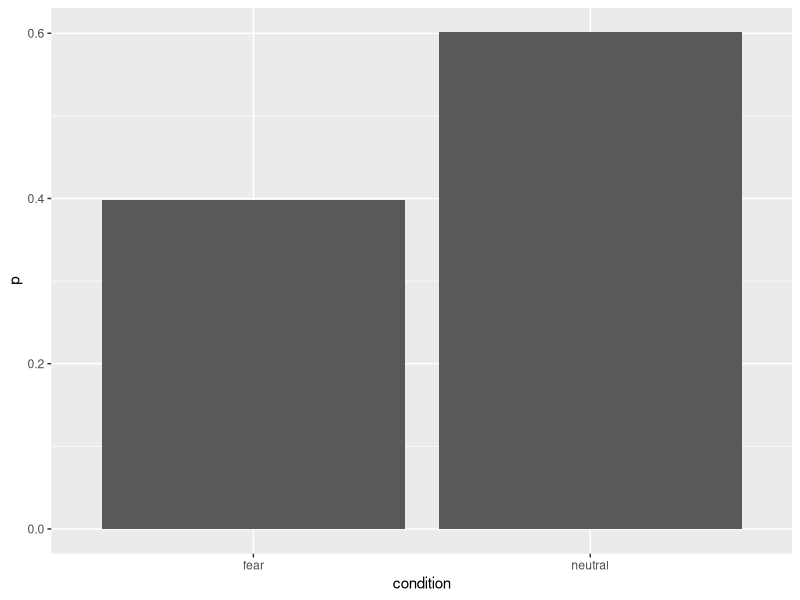
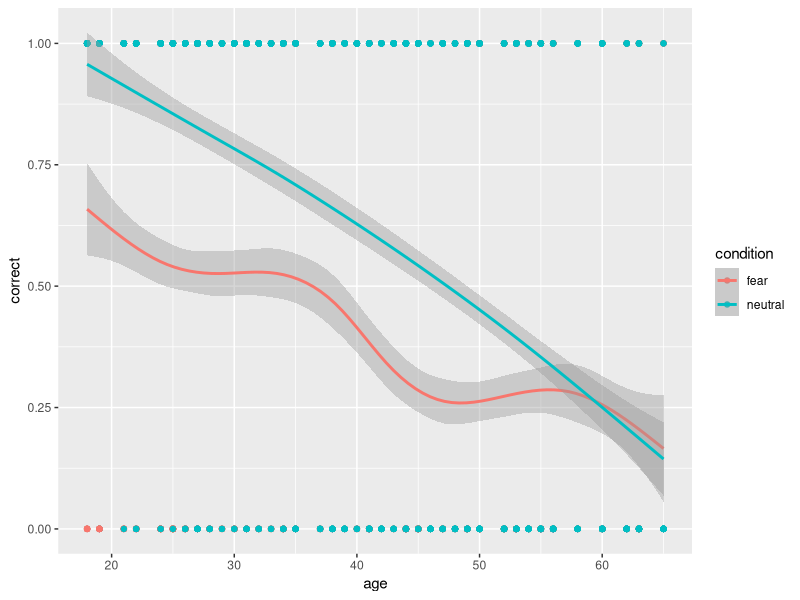
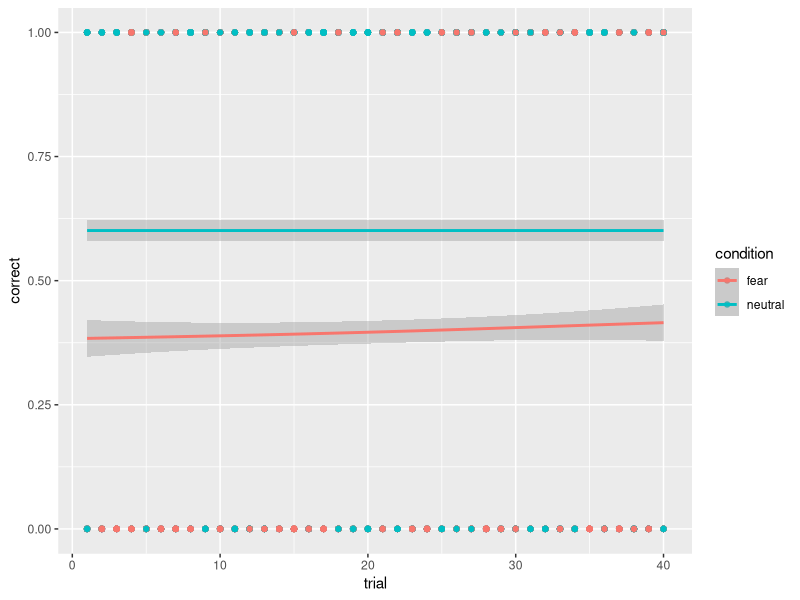
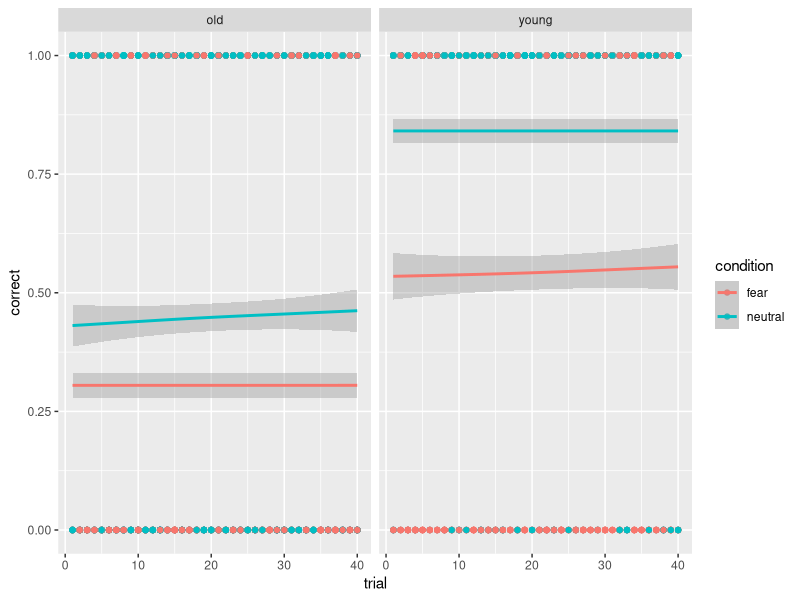

Recreate these plots in R, in order. (Note: this script raises an error after producing the figures.)
# script to simulate multilevel model data similar to the types of data we get
# from a typical psychological experiment

# load libraries ----------------------------------------------------------

library(tidyverse)

# model description -------------------------------------------------------

# data are meant to simulate a memory task, where subjects correctly identify 
# whether a presented stimulus was actually present during a learning period

# to simplify the example, I include two continuous predictors (age, trial) and 
# one categorical predictor (condition)

# we expect that age will reduce recall accuracy and experience will improve recall
# accuracy. our condition is within-subjects and represents whether a subject was
# under distress via a conditioned aversive stimulus (e.g., tone that was previously 
# paired with a little shock)

# model (likelihood of being correct on trial i given age, trial, and condition
# grouping on subject j and stimulus k)

# Likelihood: Correct[i] ~ Bernoulli(mu[i])

# Model:
# mu[i] = B0[i] + B0[i][j] + B0[i][k] + (B[age][i] + B[age][i][j]) * age[i] + 
#   (B[trial][i] + B[trial][i][j]) * trial[i] + 
#   (B[condition][i] + B[condition][i][j]) * condition[i] + 
#   (B[condition * age][i] + B[condition * age][i][j]) * condition[i] * age[i] + 
#   (B[condition * trial][i] + B[condition * trial][i][j]) * condition[i] * trial[i] + 
#   (B[trial * age][i] + B[trial * age][i][j]) * trial[i] * age[i] +
#   (B[condition * age * trial][i] + B[condition * age * trial][i][j]) * condition[i] * age[i] * trial[i]

# R formula syntax
# correct ~ age * trial * condition + (1 | stimulus) + 
#   (age * trial * condition | subject)

# Parameters to sample:
# 1. Intercepts and group offset variances
#   - B0 is grand mean of memory accuracy
#   - sd for B0[i][j] and B0[i][k] are variance offsets from GM for subjects [j] and stimuli [k]
# 2. Slopes and group offset variances
#   - B[age] is effect of age on recall accuracy (negative)
#   - B[trial] is effect of trial on recall accuracy (positive)
#   - B[condition] is effect of manipulation on recall accuracy (negative, e.g., threat of shock = worse accuracy)
#   - B[condition * age] is interaction between age and condition (positive, e.g., manipulation more effective on older people)
#   - B[condition * trial] is interaction between trial and condition (negative, e.g., manipulation less effective with more experience)
#   - B[trial * age] is interaction between trial and age (negative, e.g., older people learn at slower rate)
#   - B[trial * age * condition] is full interaction (negative, e.g., older people with fewer trials under threat perform the worst)
#   - sd B[trial][j] small variance
#   - sd B[condition][j] large variance
#   - sd B[condition * trial][j] small variance
# 3. correlations between REs
#   - rho B0[i][j], B[trial][j], B[condition][j], B[condition * trial][j]

# create sample -----------------------------------------------------------

# set pars for simulation
set.seed(1072026)

n_subjects <- 100
n_stimuli_per_cond <- 20 # per condition

condition_levels <- c('fear', 'neutral')

# parameter values in log odds scale, 0 = 50% prob 
b_intercept <- 0 # GM
b_age <- -0.8
b_trial <- 0.05
b_condition <- -1
b_age_trial <- 0.01
b_age_cond <- 0.5
b_trial_cond <- -0.01
b_age_trial_cond <- -0.2

# re variances
sd_stim_intercept <- 0.1
sd_subj_intercept <- 0.2
sd_subj_trial <- 0.02
sd_subj_cond <- 0.1
sd_subj_ixn <- 0.005

# re correlations
rho_int_trial <- 0.1
rho_int_cond <- 0.2
rho_int_ixn <- 0.1
rho_trial_cond <- 0.1
rho_trial_ixn <- 0.1
rho_cond_ixn <- 0.1

# simulate stimuli
stimuli <- tibble(
  stimulus_id = factor(seq(1, n_stimuli_per_cond * 2, 1)), 
  condition = rep(condition_levels, each = n_stimuli_per_cond), 
  x_condition = recode(condition, 'neutral' = -.5, 'fear' = .5), 
  O_01 = rnorm(length(stimulus_id), mean = 0, sd = sd_stim_intercept) # simulate sd stim
)

# glimpse(stimuli)

# simulate subjects 

# build vcov matrix for RE sampling with correlations, get nearest non-pos definite
# to avoid error in sampling with mvnorm
m_cov <- as.matrix(Matrix::nearPD(
  matrix(
    c(
      sd_subj_intercept^2, rho_int_trial, rho_int_cond, rho_int_ixn,
      rho_int_trial, sd_subj_trial^2, rho_trial_cond, rho_trial_ixn, 
      rho_int_cond, rho_trial_cond, sd_subj_cond^2, rho_cond_ixn,
      rho_int_ixn, rho_trial_ixn, rho_cond_ixn, sd_subj_ixn^2
    ), nrow = 4, ncol = 4, byrow = TRUE
  )
)$mat)

# generate by subject random effects
subject_rfx <- MASS::mvrnorm(
  n = n_subjects,
  mu = rep(0, 4), # offset from 0, mean = 0
  Sigma = m_cov
) |> 
  as_tibble() |> 
  rename(T_0s = V1, T_trial = V2, T_condition = V3, T_ixn = V4)

subjects <- tibble(
  subject_id = factor(seq(1, n_subjects, 1)), 
  age = sample(18:65, n_subjects, replace = TRUE), 
  x_age = (age - mean(age)) / sd(age)
) |> 
  bind_cols(subject_rfx)

glimpse(subjects)

# create simulated data
sim_data <- crossing(subjects, stimuli) |> 
  group_by(subject_id) |> 
  mutate(
    trial = sample(1:n(), n()), 
    x_trial = (trial - mean(trial)) / sd(trial)
  ) |> 
  ungroup() |> 
  mutate(
    log_odds = b_intercept + T_0s + O_01 + 
      b_age * x_age + 
      (b_trial + T_trial) * x_trial + 
      (b_condition + T_condition) * x_condition + 
      b_age_trial * x_age * x_trial + 
      b_age_cond * x_age * x_condition + 
      (b_trial_cond + T_ixn) * x_trial * x_condition + 
      b_age_trial_cond * x_age * x_trial * x_condition, 
    prob = plogis(log_odds), 
    correct = rbinom(n(), size = 1, prob = prob)
  )

sim_data |>
  group_by(condition) |>
  summarize(
    p = mean(correct)
  ) |>
  ggplot(aes(x = condition, y = p)) +
  geom_col()

sim_data |> 
  ggplot(aes(x = age, y = correct, color = condition)) + 
  geom_point() +
  geom_smooth()

sim_data |> 
  ggplot(aes(x = trial, y = correct, color = condition)) + 
  geom_point() +
  geom_smooth()

sim_data |> 
  mutate(
    age_fac = factor(
      case_when(
        age < 35 ~ 'young', 
        age >= 35 ~ 'old'
      )
    )
  ) |> 
  ggplot(aes(x = trial, y = correct, color = condition)) + 
  geom_point() + 
  geom_smooth() + 
  facet_wrap(~age_fac)

# save
write_csv(sim_data, 'data/sim_data.csv')
